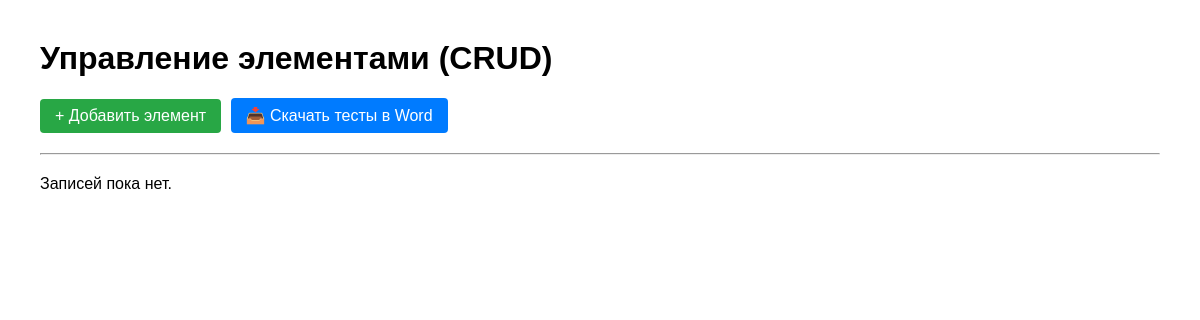
Page /crud/ on the earlier database version.
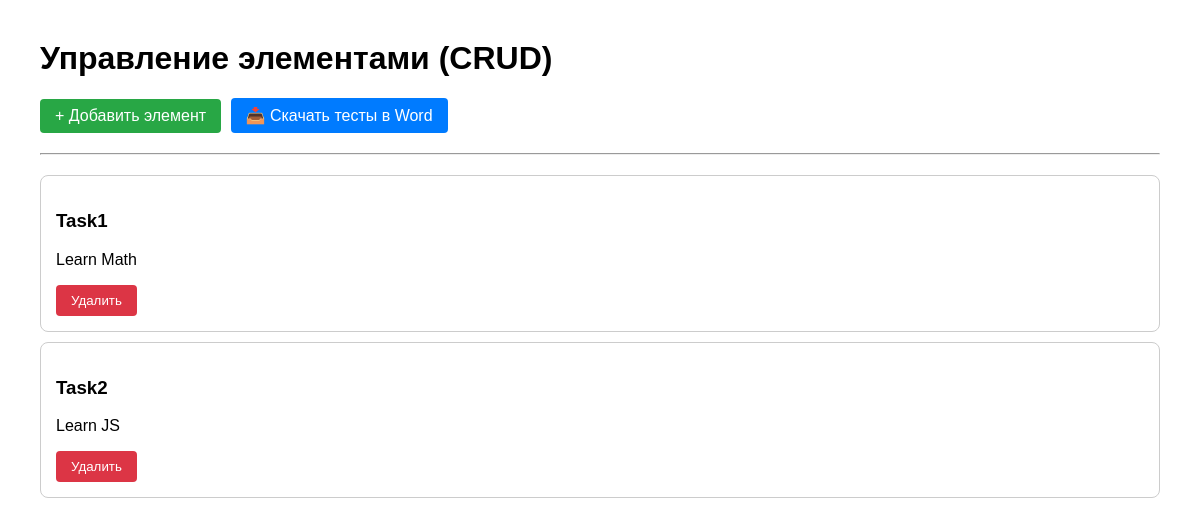
Same page on the later database version.
### crud_app/models.py (models this page shows, shortened)
class Item(models.Model):
    title = models.CharField(max_length=200, verbose_name="Название")
    content = models.TextField(verbose_name="Описание")
    created_at = models.DateTimeField(auto_now_add=True)

### crud_app/views.py (the view)
# urls.py: path('', views.item_list, name='item_list'),
def item_list(request):
    items = Item.objects.all()
    return render(request, 'crud_app/item_list.html', {'items': items})

### crud_app/templates/crud_app/item_list.html (shortened to what this page needs)
<!DOCTYPE html>
<html lang="ru">
<head>
</head>
<body>
    <h1>Управление элементами (CRUD)</h1>
    <a href="{% url 'item_create' %}" class="btn btn-green">+ Добавить элемент</a>
    <a href="{% url 'export_tests' %}" class="btn btn-blue">📥 Скачать тесты в Word</a>
    <hr style="margin: 20px 0;">
    {% for item in items %}
        <div class="item-card">
            <h3>{{ item.title }}</h3>
            <p>{{ item.content }}</p>
            <form action="{% url 'item_delete' item.pk %}" method="post" style="display:inline;">
                <button type="submit" class="btn btn-red" onclick="return confirm('Удалить?')">Удалить</button>
            </form>
        </div>
    {% empty %}
        <p>Записей пока нет.</p>
    {% endfor %}
</body>
</html>

### crud_app/templates/crud_app/item_list.html (style rules this page uses)
body { font-family: sans-serif; margin: 40px; }
.btn { padding: 8px 15px; text-decoration: none; border-radius: 4px; color: white; display: inline-block; margin-right: 5px; }
.btn-green { background: #28a745; }
.btn-red { background: #dc3545; border: none; cursor: pointer; }
.btn-blue { background: #007bff; }
.item-card { border: 1px solid #ccc; padding: 15px; border-radius: 8px; margin-bottom: 10px; }

Differences in the rows shown:
added Item: title "Task1", content "Learn Math"
added Item: title "Task2", content "Learn JS"
Other differences:
text no longer shown: "Записей пока нет."
